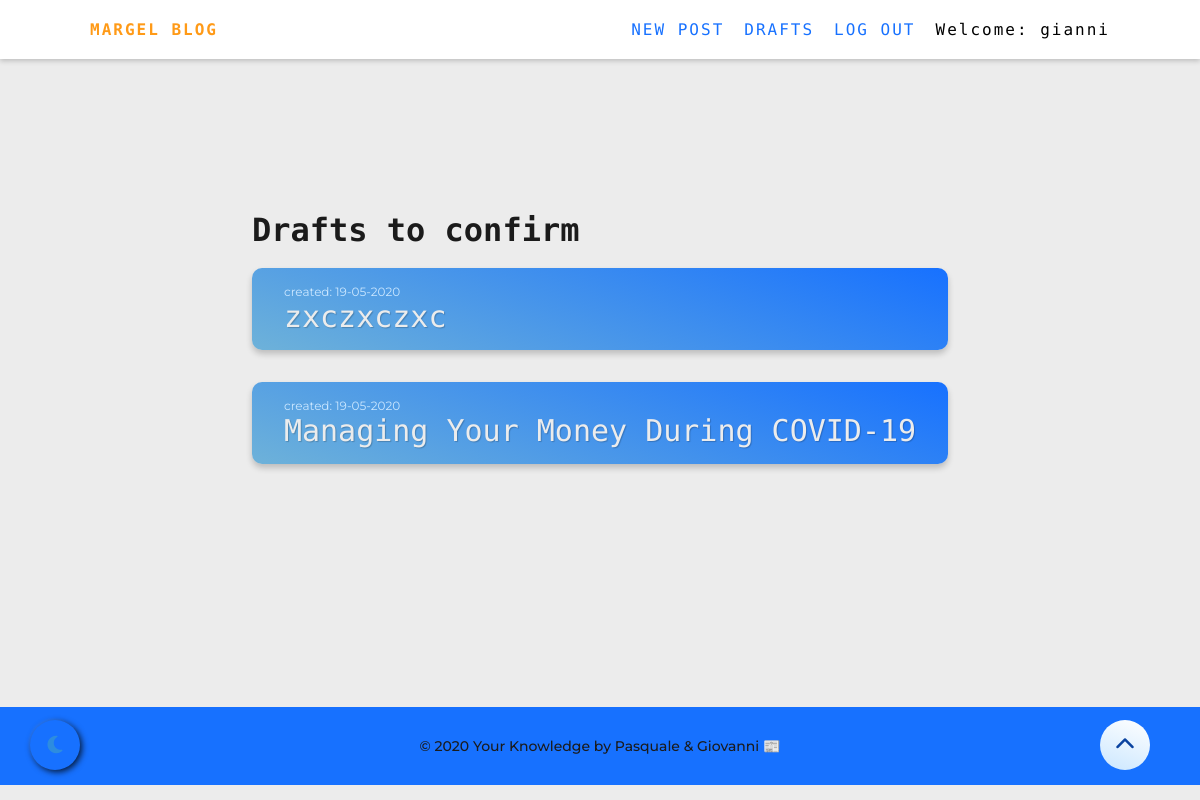
/blog/drafts/ (signed in), run on an earlier commit of the app's database.
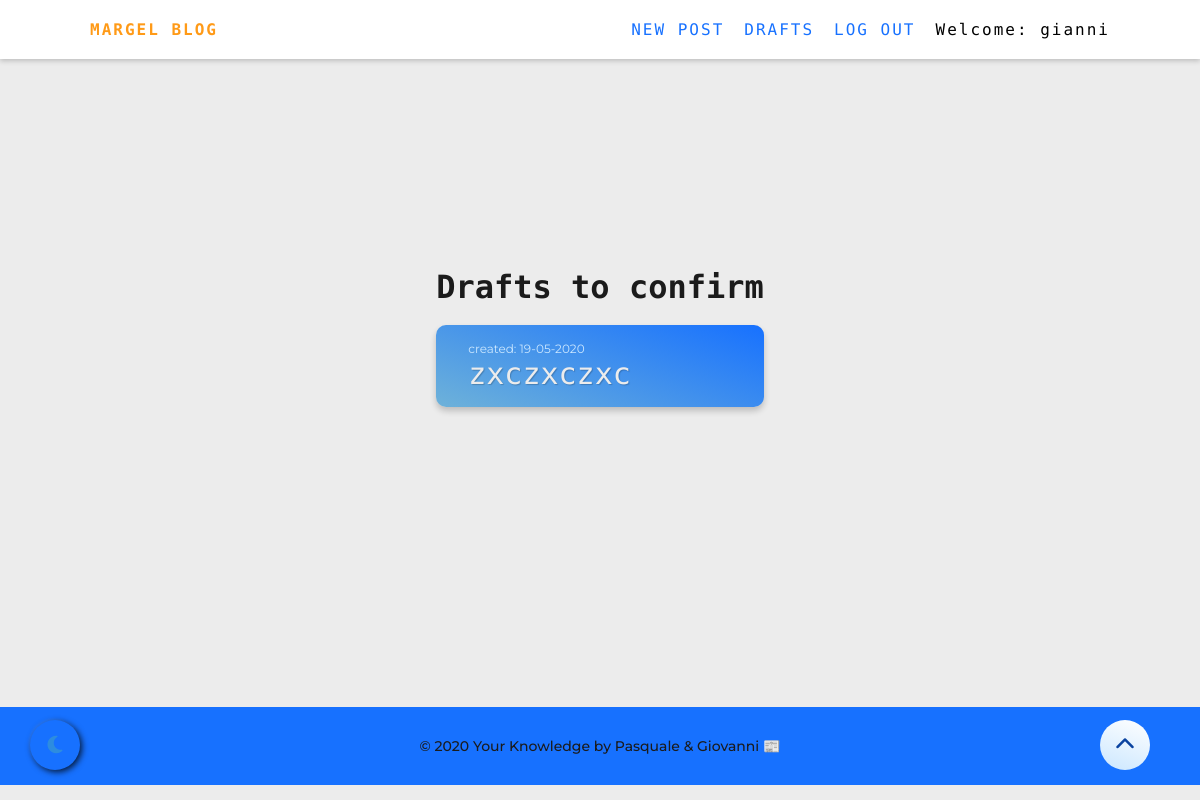
And on a later commit of the database.
### blog_app/models.py (models this page shows, shortened)
class Article(models.Model):
    author = models.ForeignKey('auth.user', on_delete=models.CASCADE)
    title = models.CharField(max_length=100)
    content = models.TextField()
    image = models.ImageField(upload_to='article_pics', blank=True)
    pub_date = models.DateTimeField('date published', blank=True, null=True)
    create_date = models.DateTimeField(default=timezone.now)
    category = models.ForeignKey(Category, on_delete=models.CASCADE, blank=True)
    tag = models.ManyToManyField(Tag)
    pin = models.BooleanField(default=False)

### blog_app/views.py (the view)
# urls.py: path('drafts/', views.DraftListView.as_view(), name='article_draft_list'),
class DraftListView(LoginRequiredMixin, ListView):
    login_url = '/login/'
    redirect_field_name = 'blog_app/article_drafts_list.html'
    model = Article
    template_name = 'blog_app/article_drafts_list.html'
    def get_queryset(self):
        return Article.objects.filter(pub_date__isnull=True).order_by('create_date')

### templates/blog_app/article_drafts_list.html
{% extends 'blog_app/base.html' %}
{% block main_content %}
<h1>Drafts to confirm</h1>
<br/>
<div class="draft-container">
    {% for article in article_list %}
<div class="draft">
    <p class="draft-date">created: {{ article.create_date|date:'d-m-Y'}}</p>
    <h2><a href="{% url 'blog_app:article_detail' pk=article.pk %}">{{article.title}}</a></h2>
</div>
{% endfor %}
</div>
{% endblock %}

What changed in the data, as far as the page shows it:
no longer on this page (row edited): Article: create_date "19-05-2020", title "Managing Your Money During COVID-19"
